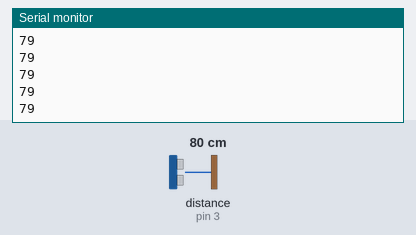
This sketch was run on a simulated Arduino Uno, built with avr-gcc and run on an emulated ATmega328P. Shown: the last lines printed to the serial monitor. Wiring (inferred from the names in the program): ultrasonic range finder: trigger pin 2; echo pin 3. Inputs (shaded band) come from the test bench; at power-on: distance to the obstacle (sensor on pin 3) 80 cm. The echo pulse lasts 58.3 µs per cm.

Above: at 1.2 s.
1.3 s: distance to the obstacle (sensor on pin 3) set to 2 cm
At 1.9 s:
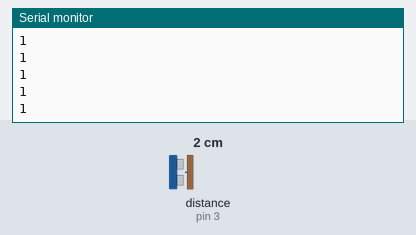
2.8 s: distance to the obstacle (sensor on pin 3) set to 4 cm
At 3.9 s:
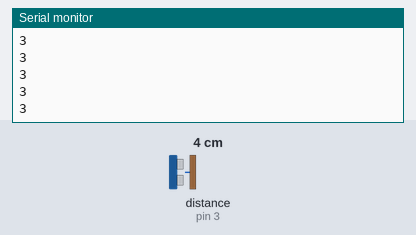
Timing chart, 0 to 5.8 s (numbered marks = the images above; inputs shaded):
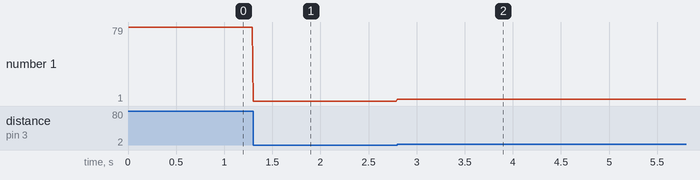

Measured:
- after the input at 1.3 s, the serial monitor: prints a new line at once (image 1)
- after the input at 2.8 s, the serial monitor: prints a new line at once (image 2)
- plotted number 1: 79 → 1 after the input at 1.3 s, 1 → 3 after the input at 2.8 s

The sketch:

distvid.ino
```cpp
//Project documentation: https://www.notion.so/Midterm-Project-41dad00bbb4643a4a792ac415b368ea7
//Contains various parts of code found in https://github.com/ITPNYU/physcomp/tree/main/Labs
const int trigPin = 2;
const int echoPin = 3;


void setup() {
  // set the modes for the trigger pin and echo pin:
  pinMode(trigPin, OUTPUT);
  pinMode(echoPin, INPUT);

  // initialize serial communication:
  Serial.begin(9600);
}


void loop() {
  // take the trigger pin low to start a pulse:
  digitalWrite(trigPin, LOW);
  // delay 2 microseconds:
  delayMicroseconds(2);
  // take the trigger pin high:
  digitalWrite(trigPin, HIGH);
  // delay 10 microseconds:
  delayMicroseconds(10);
  // take the trigger pin low again to complete the pulse:
  digitalWrite(trigPin, LOW);

  // listen for a pulse on the echo pin:
  long duration = pulseIn(echoPin, HIGH);
  // calculate the distance in cm.
  //Sound travels approx.0.0343 microseconds per cm.,
  // and it's going to the target and back (hence the /2):
  int distance = (duration * 0.0343) / 2;
  // remap the dist value to fit in 1 byte:
  //int mappedDist = map(distance, 0, 2000, 0, 255);
  // print it out the serial port:
  Serial.println(distance);
  // slight delay to stabilize the ADC:
  delay(10);
}
```
